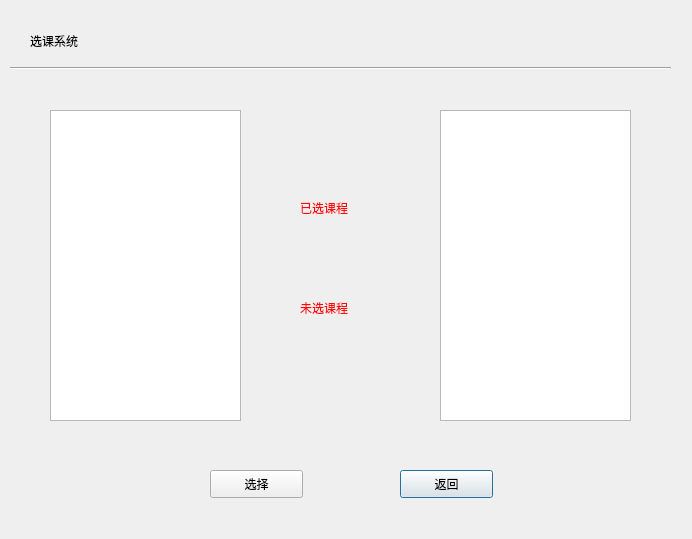
<?xml version="1.0" encoding="UTF-8"?>
<ui version="4.0">
 <class>choose</class>
 <widget class="QDialog" name="choose">
  <property name="geometry">
   <rect>
    <x>0</x>
    <y>0</y>
    <width>692</width>
    <height>539</height>
   </rect>
  </property>
  <property name="windowTitle">
   <string>选课系统</string>
  </property>
  <widget class="QPushButton" name="back">
   <property name="geometry">
    <rect>
     <x>400</x>
     <y>470</y>
     <width>93</width>
     <height>28</height>
    </rect>
   </property>
   <property name="text">
    <string>返回</string>
   </property>
  </widget>
  <widget class="Line" name="line">
   <property name="geometry">
    <rect>
     <x>10</x>
     <y>60</y>
     <width>661</width>
     <height>16</height>
    </rect>
   </property>
   <property name="orientation">
    <enum>Qt::Horizontal</enum>
   </property>
  </widget>
  <widget class="QLabel" name="label">
   <property name="geometry">
    <rect>
     <x>30</x>
     <y>20</y>
     <width>121</width>
     <height>41</height>
    </rect>
   </property>
   <property name="styleSheet">
    <string notr="true">font: 14pt &quot;微软雅黑&quot;;</string>
   </property>
   <property name="text">
    <string>选课系统</string>
   </property>
  </widget>
  <widget class="QListWidget" name="nowclass">
   <property name="geometry">
    <rect>
     <x>50</x>
     <y>110</y>
     <width>191</width>
     <height>311</height>
    </rect>
   </property>
  </widget>
  <widget class="QListWidget" name="chooseclass">
   <property name="geometry">
    <rect>
     <x>440</x>
     <y>110</y>
     <width>191</width>
     <height>311</height>
    </rect>
   </property>
  </widget>
  <widget class="QLabel" name="label_2">
   <property name="geometry">
    <rect>
     <x>281</x>
     <y>330</y>
     <width>141</width>
     <height>41</height>
    </rect>
   </property>
   <property name="styleSheet">
    <string notr="true">image: url(:/image/left.ico);</string>
   </property>
   <property name="text">
    <string/>
   </property>
  </widget>
  <widget class="QLabel" name="label_3">
   <property name="geometry">
    <rect>
     <x>280</x>
     <y>140</y>
     <width>141</width>
     <height>41</height>
    </rect>
   </property>
   <property name="styleSheet">
    <string notr="true">image: url(:/image/right.ico);</string>
   </property>
   <property name="text">
    <string/>
   </property>
  </widget>
  <widget class="QLabel" name="label_4">
   <property name="geometry">
    <rect>
     <x>300</x>
     <y>300</y>
     <width>81</width>
     <height>16</height>
    </rect>
   </property>
   <property name="styleSheet">
    <string notr="true">font: 12pt &quot;华文新魏&quot;;
color: rgb(255, 8, 8);</string>
   </property>
   <property name="text">
    <string>未选课程</string>
   </property>
  </widget>
  <widget class="QLabel" name="label_5">
   <property name="geometry">
    <rect>
     <x>300</x>
     <y>200</y>
     <width>81</width>
     <height>16</height>
    </rect>
   </property>
   <property name="styleSheet">
    <string notr="true">font: 12pt &quot;华文新魏&quot;;
color: rgb(255, 8, 8);</string>
   </property>
   <property name="text">
    <string>已选课程</string>
   </property>
  </widget>
  <widget class="QPushButton" name="select">
   <property name="geometry">
    <rect>
     <x>210</x>
     <y>470</y>
     <width>93</width>
     <height>28</height>
    </rect>
   </property>
   <property name="text">
    <string>选择</string>
   </property>
  </widget>
 </widget>
 <resources>
  <include location="imagefile.qrc"/>
 </resources>
 <connections/>
</ui>
